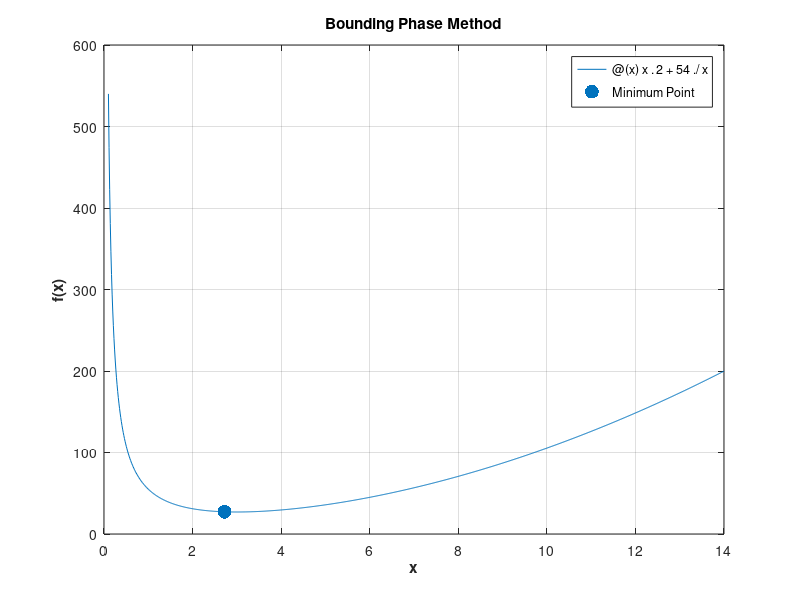

This figure's MATLAB source:
% Bounding Phase Method as Explained in the book 
%"ENGINEERING OPTIMIZATION Methods and Applications" SECOND EDITION by A. Ravindran, K. M. Ragsdell and G. V. Reklaitis
% Code developed by Sri. Soumyabrata Bhattacharjee
% Matlab version R2022a
% Date: 15th October, 2018
% Date: 30th October, 2023 (updated)

clc
clear all
% Bounding Phase Method

a = 0.1;  % Lower bound
b = 14;   % Upper bound
dx = 1e-5; % Step-size parameter

% Function to be minimized
f = @(x) x.^2 + 54./x;

% Initialization
x_mid = a + dx*(b-a); % Initial guess
x_lb = x_mid - dx; % Current lower bound
x_ub = x_mid + dx; % Current upper bound
f_mid = f(x_mid);
f_lb = f(x_lb);
f_ub = f(x_ub);
k = 0; % Value will be iterated
x = linspace(a, b, 1000);

% Check whether the function is unimodal
while x_ub <= b && x_lb >= a
    if f_mid >= f_lb && f_mid >= f_ub
        disp([f_lb, f_mid, f_ub]);
        disp('The function is not unimodal');
    elseif f_lb >= f_mid && f_mid >= f_ub
        dx = abs(dx);
        disp(['dx: ', num2str(dx)]);
    else
        dx = -abs(dx);
        disp(['dx: ', num2str(dx)]);
    end
    k = k + 1;
    x_mid_new = x_mid + 2^k*dx;
    f_mid_new = f(x_mid_new);
    if f_mid_new > f_mid
        break;
    end
    x_mid = x_mid_new;
    x_lb = x_mid - dx;
    x_ub = x_mid + dx;
    f_mid = f_mid_new;
    f_lb = f(x_lb);
    f_ub = f(x_ub);
    disp(['k=', num2str(k), ',x_mid=', num2str(x_mid), ',x_lb=', num2str(x_lb), ',x_ub=', num2str(x_ub)]);
    disp(['The approximate minimum point and the value respectively are: ', num2str(x_mid), ' and ', num2str(f_mid)]);
end

% Plot the function
x_values = linspace(a, b, 1000);
f_values = f(x_values);

figure;
plot(x_values, f_values,'DisplayName', func2str(f));
xlabel('x', 'FontWeight', 'bold');
ylabel('f(x)', 'FontWeight', 'bold');
grid on;
title('Bounding Phase Method', 'FontWeight', 'bold');
hold on;
scatter(x_mid, f_mid, 100, 'red', 'filled', 'DisplayName', 'Minimum Point');
legend('show');
saveas(gcf, 'Bounding_Phase_Method.png');
